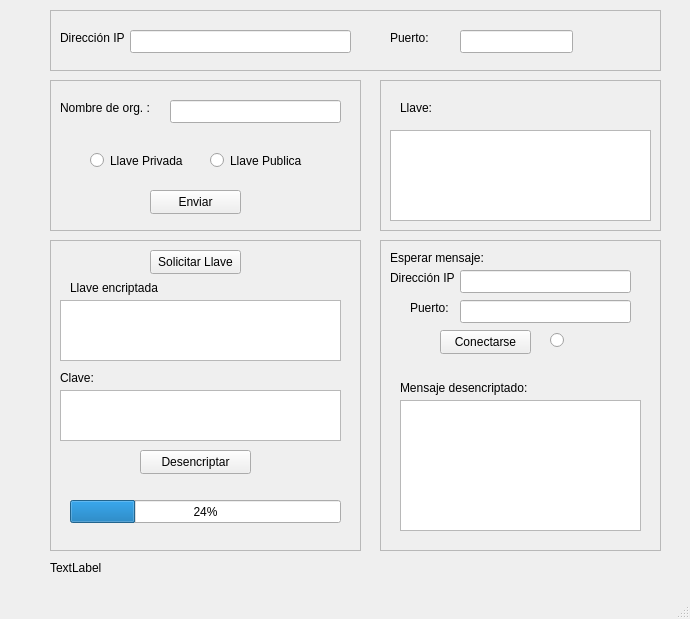
<?xml version="1.0" encoding="UTF-8"?>
<ui version="4.0">
 <class>MainWindow</class>
 <widget class="QMainWindow" name="MainWindow">
  <property name="geometry">
   <rect>
    <x>0</x>
    <y>0</y>
    <width>690</width>
    <height>619</height>
   </rect>
  </property>
  <property name="windowTitle">
   <string>Empresa</string>
  </property>
  <widget class="QWidget" name="centralwidget">
   <widget class="QFrame" name="frame">
    <property name="geometry">
     <rect>
      <x>50</x>
      <y>10</y>
      <width>611</width>
      <height>61</height>
     </rect>
    </property>
    <property name="frameShape">
     <enum>QFrame::StyledPanel</enum>
    </property>
    <property name="frameShadow">
     <enum>QFrame::Raised</enum>
    </property>
    <widget class="QLabel" name="label">
     <property name="geometry">
      <rect>
       <x>10</x>
       <y>20</y>
       <width>81</width>
       <height>16</height>
      </rect>
     </property>
     <property name="text">
      <string>Dirección IP</string>
     </property>
    </widget>
    <widget class="QLineEdit" name="txtDireccionIP">
     <property name="geometry">
      <rect>
       <x>80</x>
       <y>20</y>
       <width>221</width>
       <height>23</height>
      </rect>
     </property>
    </widget>
    <widget class="QLabel" name="label_2">
     <property name="geometry">
      <rect>
       <x>340</x>
       <y>20</y>
       <width>54</width>
       <height>15</height>
      </rect>
     </property>
     <property name="text">
      <string>Puerto:</string>
     </property>
    </widget>
    <widget class="QLineEdit" name="txtPuerto">
     <property name="geometry">
      <rect>
       <x>410</x>
       <y>20</y>
       <width>113</width>
       <height>23</height>
      </rect>
     </property>
    </widget>
   </widget>
   <widget class="QFrame" name="frame_2">
    <property name="geometry">
     <rect>
      <x>50</x>
      <y>80</y>
      <width>311</width>
      <height>151</height>
     </rect>
    </property>
    <property name="frameShape">
     <enum>QFrame::StyledPanel</enum>
    </property>
    <property name="frameShadow">
     <enum>QFrame::Raised</enum>
    </property>
    <widget class="QLineEdit" name="txtNombreOrganizacion">
     <property name="geometry">
      <rect>
       <x>120</x>
       <y>20</y>
       <width>171</width>
       <height>23</height>
      </rect>
     </property>
    </widget>
    <widget class="QLabel" name="label_3">
     <property name="geometry">
      <rect>
       <x>10</x>
       <y>20</y>
       <width>111</width>
       <height>16</height>
      </rect>
     </property>
     <property name="text">
      <string>Nombre de org. :</string>
     </property>
    </widget>
    <widget class="QPushButton" name="btnEnviarDatosOrganizacion">
     <property name="geometry">
      <rect>
       <x>100</x>
       <y>110</y>
       <width>91</width>
       <height>24</height>
      </rect>
     </property>
     <property name="text">
      <string>Enviar</string>
     </property>
    </widget>
    <widget class="QRadioButton" name="rbtnLlavePrivada">
     <property name="geometry">
      <rect>
       <x>40</x>
       <y>70</y>
       <width>101</width>
       <height>21</height>
      </rect>
     </property>
     <property name="text">
      <string>Llave Privada</string>
     </property>
    </widget>
    <widget class="QRadioButton" name="rbtnLlavePublica">
     <property name="geometry">
      <rect>
       <x>160</x>
       <y>70</y>
       <width>95</width>
       <height>21</height>
      </rect>
     </property>
     <property name="text">
      <string>Llave Publica</string>
     </property>
    </widget>
   </widget>
   <widget class="QFrame" name="frame_3">
    <property name="geometry">
     <rect>
      <x>50</x>
      <y>240</y>
      <width>311</width>
      <height>311</height>
     </rect>
    </property>
    <property name="frameShape">
     <enum>QFrame::StyledPanel</enum>
    </property>
    <property name="frameShadow">
     <enum>QFrame::Raised</enum>
    </property>
    <widget class="QPushButton" name="btnSolicitarLlave">
     <property name="geometry">
      <rect>
       <x>100</x>
       <y>10</y>
       <width>91</width>
       <height>24</height>
      </rect>
     </property>
     <property name="text">
      <string>Solicitar Llave</string>
     </property>
    </widget>
    <widget class="QTextEdit" name="txtLlaveEncriptada">
     <property name="geometry">
      <rect>
       <x>10</x>
       <y>60</y>
       <width>281</width>
       <height>61</height>
      </rect>
     </property>
    </widget>
    <widget class="QLabel" name="label_4">
     <property name="geometry">
      <rect>
       <x>20</x>
       <y>40</y>
       <width>111</width>
       <height>16</height>
      </rect>
     </property>
     <property name="text">
      <string>Llave encriptada</string>
     </property>
    </widget>
    <widget class="QLabel" name="label_5">
     <property name="geometry">
      <rect>
       <x>10</x>
       <y>130</y>
       <width>54</width>
       <height>15</height>
      </rect>
     </property>
     <property name="text">
      <string>Clave:</string>
     </property>
    </widget>
    <widget class="QTextEdit" name="txtLlaveAES">
     <property name="geometry">
      <rect>
       <x>10</x>
       <y>150</y>
       <width>281</width>
       <height>51</height>
      </rect>
     </property>
    </widget>
    <widget class="QPushButton" name="btnDesencriptarLlave">
     <property name="geometry">
      <rect>
       <x>90</x>
       <y>210</y>
       <width>111</width>
       <height>24</height>
      </rect>
     </property>
     <property name="text">
      <string>Desencriptar</string>
     </property>
    </widget>
    <widget class="QProgressBar" name="progressBar">
     <property name="geometry">
      <rect>
       <x>20</x>
       <y>260</y>
       <width>271</width>
       <height>23</height>
      </rect>
     </property>
     <property name="value">
      <number>24</number>
     </property>
    </widget>
   </widget>
   <widget class="QFrame" name="frame_4">
    <property name="geometry">
     <rect>
      <x>380</x>
      <y>80</y>
      <width>281</width>
      <height>151</height>
     </rect>
    </property>
    <property name="frameShape">
     <enum>QFrame::StyledPanel</enum>
    </property>
    <property name="frameShadow">
     <enum>QFrame::Raised</enum>
    </property>
    <widget class="QLabel" name="label_6">
     <property name="geometry">
      <rect>
       <x>20</x>
       <y>20</y>
       <width>54</width>
       <height>15</height>
      </rect>
     </property>
     <property name="text">
      <string>Llave:</string>
     </property>
    </widget>
    <widget class="QTextEdit" name="txtPlainLlave">
     <property name="geometry">
      <rect>
       <x>10</x>
       <y>50</y>
       <width>261</width>
       <height>91</height>
      </rect>
     </property>
    </widget>
   </widget>
   <widget class="QFrame" name="frame_5">
    <property name="geometry">
     <rect>
      <x>380</x>
      <y>240</y>
      <width>281</width>
      <height>311</height>
     </rect>
    </property>
    <property name="frameShape">
     <enum>QFrame::StyledPanel</enum>
    </property>
    <property name="frameShadow">
     <enum>QFrame::Raised</enum>
    </property>
    <widget class="QLabel" name="label_7">
     <property name="geometry">
      <rect>
       <x>10</x>
       <y>10</y>
       <width>121</width>
       <height>16</height>
      </rect>
     </property>
     <property name="text">
      <string>Esperar mensaje:</string>
     </property>
    </widget>
    <widget class="QLineEdit" name="txtDireccionIPEsperaMensaje">
     <property name="geometry">
      <rect>
       <x>80</x>
       <y>30</y>
       <width>171</width>
       <height>23</height>
      </rect>
     </property>
    </widget>
    <widget class="QLabel" name="label_8">
     <property name="geometry">
      <rect>
       <x>10</x>
       <y>30</y>
       <width>81</width>
       <height>16</height>
      </rect>
     </property>
     <property name="text">
      <string>Dirección IP</string>
     </property>
    </widget>
    <widget class="QLabel" name="label_9">
     <property name="geometry">
      <rect>
       <x>30</x>
       <y>60</y>
       <width>54</width>
       <height>15</height>
      </rect>
     </property>
     <property name="text">
      <string>Puerto:</string>
     </property>
    </widget>
    <widget class="QLineEdit" name="txtPuertoEsperaMensaje">
     <property name="geometry">
      <rect>
       <x>80</x>
       <y>60</y>
       <width>171</width>
       <height>23</height>
      </rect>
     </property>
    </widget>
    <widget class="QPushButton" name="btnConectarseEsperaMensaje">
     <property name="geometry">
      <rect>
       <x>60</x>
       <y>90</y>
       <width>91</width>
       <height>24</height>
      </rect>
     </property>
     <property name="text">
      <string>Conectarse</string>
     </property>
    </widget>
    <widget class="QRadioButton" name="rbtnConectadoParaMensaje">
     <property name="geometry">
      <rect>
       <x>170</x>
       <y>90</y>
       <width>95</width>
       <height>21</height>
      </rect>
     </property>
     <property name="text">
      <string/>
     </property>
    </widget>
    <widget class="QTextEdit" name="txtMensajeDesencriptado">
     <property name="geometry">
      <rect>
       <x>20</x>
       <y>160</y>
       <width>241</width>
       <height>131</height>
      </rect>
     </property>
    </widget>
    <widget class="QLabel" name="label_10">
     <property name="geometry">
      <rect>
       <x>20</x>
       <y>140</y>
       <width>171</width>
       <height>16</height>
      </rect>
     </property>
     <property name="text">
      <string>Mensaje desencriptado:</string>
     </property>
    </widget>
   </widget>
   <widget class="QLabel" name="lblStatus">
    <property name="geometry">
     <rect>
      <x>50</x>
      <y>560</y>
      <width>601</width>
      <height>16</height>
     </rect>
    </property>
    <property name="text">
     <string>TextLabel</string>
    </property>
   </widget>
  </widget>
  <widget class="QMenuBar" name="menubar">
   <property name="geometry">
    <rect>
     <x>0</x>
     <y>0</y>
     <width>690</width>
     <height>21</height>
    </rect>
   </property>
  </widget>
  <widget class="QStatusBar" name="statusbar"/>
 </widget>
 <resources/>
 <connections/>
</ui>
